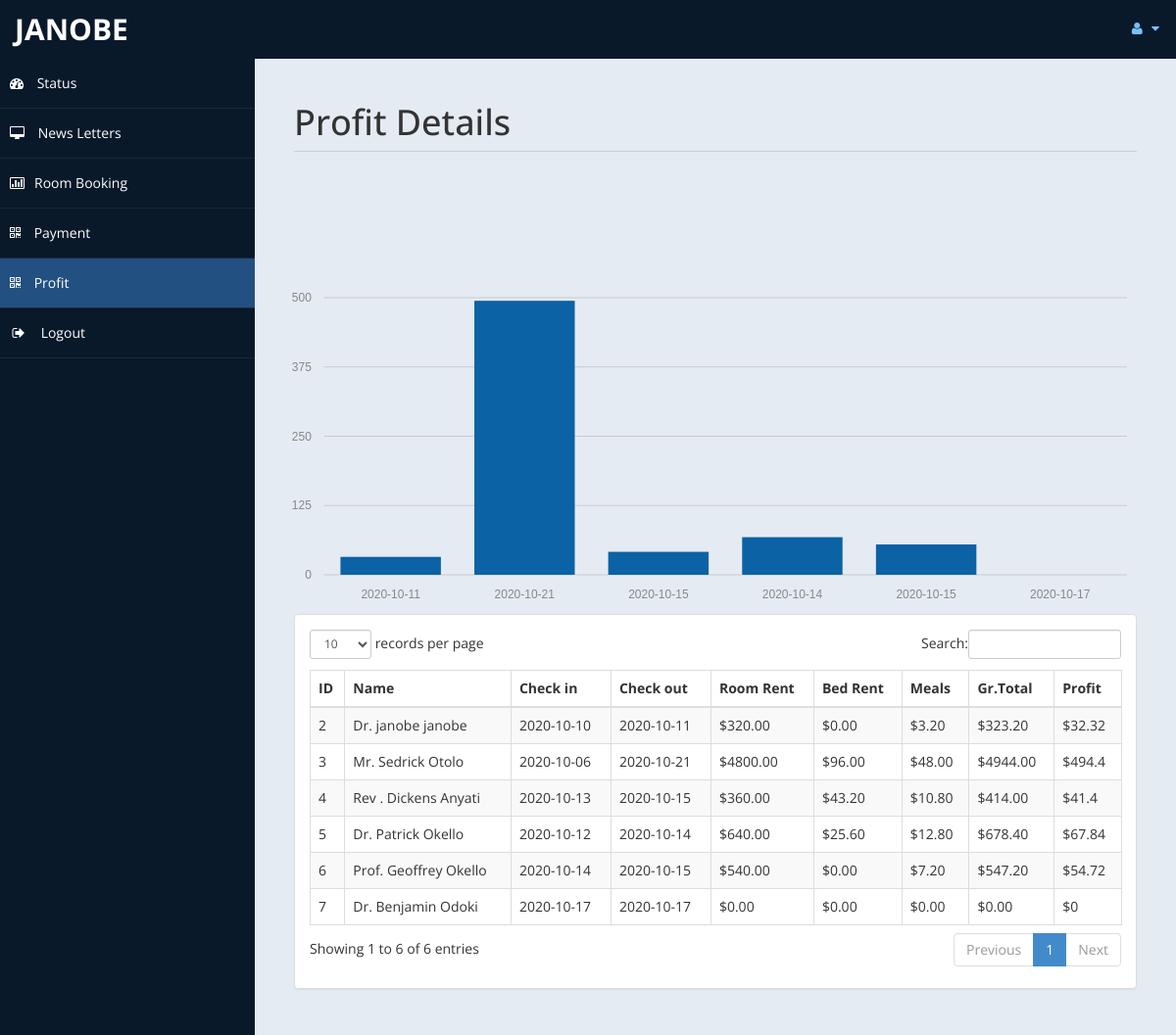
The app's page /admin/profit.php (signed in) with its own data.
### tables this page shows
CREATE TABLE `payment` (
  `id` int(11) DEFAULT NULL,
  `title` varchar(5) DEFAULT NULL,
  `fname` varchar(30) DEFAULT NULL,
  `lname` varchar(30) DEFAULT NULL,
  `troom` varchar(30) DEFAULT NULL,
  `tbed` varchar(30) DEFAULT NULL,
  `nroom` int(11) DEFAULT NULL,
  `cin` date DEFAULT NULL,
  `cout` date DEFAULT NULL,
  `ttot` double(8,2) DEFAULT NULL,
  `fintot` double(8,2) DEFAULT NULL,
  `mepr` double(8,2) DEFAULT NULL,
  `meal` varchar(30) DEFAULT NULL,
  `btot` double(8,2) DEFAULT NULL,
  `noofdays` int(11) DEFAULT NULL
);

### admin/profit.php (the view, shortened to what this page needs)
<!DOCTYPE html>
<html xmlns="http://www.w3.org/1999/xhtml">
<head>
    <link href="assets/css/bootstrap.css" rel="stylesheet" />
    <link href="assets/css/font-awesome.css" rel="stylesheet" />
	<link rel="stylesheet" href="assets/css/morris.css">
    <link href="assets/css/custom-styles.css" rel="stylesheet" />
    <link href="assets/js/dataTables/dataTables.bootstrap.css" rel="stylesheet" />
</head>
<body>
    <div id="wrapper">
        <nav class="navbar navbar-default top-navbar" role="navigation">
            <div class="navbar-header">
                <a class="navbar-brand" href="home.php"><?php echo $_SESSION["user"]; ?> </a>
            </div>
            <ul class="nav navbar-top-links navbar-right">
                <li class="dropdown">
                    <a class="dropdown-toggle" data-toggle="dropdown" href="#" aria-expanded="false">
                        <i class="fa fa-user fa-fw"></i> <i class="fa fa-caret-down"></i>
                    </a>
                </li>
            </ul>
        </nav>
        <nav class="navbar-default navbar-side" role="navigation">
            <div class="sidebar-collapse">
                <ul class="nav" id="main-menu">
                    <li>
                        <a href="home.php"><i class="fa fa-dashboard"></i> Status</a>
                    </li>
                    <li>
                        <a  href="messages.php"><i class="fa fa-desktop"></i> News Letters</a>
                    </li>
					<li>
                        <a href="roombook.php"><i class="fa fa-bar-chart-o"></i>Room Booking</a>
                    </li>
                    <li>
                        <a  href="payment.php"><i class="fa fa-qrcode"></i> Payment</a>
                    </li>
					 <li>
                        <a class="active-menu" href="profit.php"><i class="fa fa-qrcode"></i> Profit</a>
                    </li>
                    <li>
                        <a href="logout.php" ><i class="fa fa-sign-out fa-fw"></i> Logout</a>
                    </li>
            </div>
        </nav>
        <div id="page-wrapper" >
            <div id="page-inner">
			 <div class="row">
                    <div class="col-md-12">
                        <h1 class="page-header">
                           Profit Details<small> </small>
                        </h1>
                    </div>
                </div>
            <div class="row">
				<?php
				include('db.php');
?>
				<br>
				<br>
				<br>
				<br><div id="chart"></div>
                <div class="col-md-12">
                    <div class="panel panel-default">
                        <div class="panel-body">
                            <div class="table-responsive">
                                <table class="table table-striped table-bordered table-hover" id="dataTables-example">
                                    <thead>
                                        <tr>
											<th>ID</th>
                                            <th>Name</th>
                                            <th>Check in</th>
											<th>Check out</th>
                                            <th>Room Rent</th>
											<th>Bed Rent</th>
											<th>Meals </th>
											<th>Gr.Total</th>
											<th>Profit</th>
                                        </tr>
                                    </thead>
                                    <tbody>
									<?php
										$sql="select * from payment";
										$re = mysqli_query($con,$sql);
										while($row = mysqli_fetch_array($re))
										{
											$id = $row['id'];
											if($id % 2 ==1 )
											{
												echo"<tr class='gradeC'>
													<td>".$row['id']." </td>
													<td>".$row['title']." ".$row['fname']." ".$row['lname']."</td>
													<td>".$row['cin']."</td>
													<td>".$row['cout']."</td>
													<td>$".$row['ttot']."</td>
													<td>$".$row['mepr']."</td>
													<td>$".$row['btot']."</td>
													<td>$".$row['fintot']."</td>
													<td>$".$row['fintot']*10/100 ."</td>
													</tr>";
											}
											else
											{
												echo"<tr class='gradeU'>
													<td>".$row['id']." </td>
													<td>".$row['title']." ".$row['fname']." ".$row['lname']."</td>
													<td>".$row['cin']."</td>
													<td>".$row['cout']."</td>
													<td>$".$row['ttot']."</td>
													<td>$".$row['mepr']."</td>
													<td>$".$row['btot']."</td>
													<td>$".$row['fintot']."</td>
													<td>$".$row['fintot']*10/100 ."</td>
													</tr>";
											}
										}
									?>
                                    </tbody>
                                </table>
                            </div>
                        </div>
                    </div>
                </div>
            </div>
                </div>
            </div>
    </div>
</body>
</html>

### admin/assets/css/custom-styles.css (style rules this page uses)
body { font-family: 'Open Sans', sans-serif; }
#wrapper { width: 100%; background:#09192A; }
#page-wrapper { padding: 15px 15px; min-height: 600px; background:#E5EBF2; }
#page-inner { width:100%; margin:10px 20px 10px 0px; background-color:transparent; padding:10px; min-height:1200px; }
h1, .h1, h2, .h2, h3, .h3 { margin-top: 7px; margin-bottom: -5px; }
.page-header { padding-bottom: 9px; margin: 10px 0 45px; border-bottom: 1px solid #C7D1DD; }
.top-navbar { margin:0px; }
.top-navbar .navbar-brand { color: #fff; width: 260px; text-align: left; height: 60px; font-size: 30px; font-weight: 700; text-transform: uppercase; line-height: 30px; }
.top-navbar .nav > li { position: relative; display: inline-block; }
.top-navbar .nav > li > a { position: relative; display: block; padding: 19px 15px; color: #77C0FD; }
.active-menu { background-color:#225081!important; }
.sidebar-collapse , .sidebar-collapse .nav { background:none; }
.sidebar-collapse .nav { padding:0; }
.sidebar-collapse .nav > li > a { color:#fff; background:transparent; text-shadow:none; }
.sidebar-collapse > .nav > li > a { padding:15px 10px; }
.sidebar-collapse > .nav > li { border-bottom: 1px solid rgba(107, 108, 109, 0.19); }
.navbar-side { border:none; background-color: transparent; }
.top-navbar { background:#09192A; border-bottom:none; }
.top-navbar .nav > li > a > i { margin-right: 2px; }
.navbar-default { border:0px solid black; }
.navbar-header { background: #09192A; }
.nav > li > a > i { margin-right:10px; }
@media (min-width:768px) { #page-wrapper { margin: 0 0 0 260px; padding: 15px 30px; min-height: 1200px; } }
@media (min-width:768px) { .navbar-side { z-index: 1; position: absolute; width: 260px; } }
@media (min-width:768px) { .navbar { border-radius: 0px; } }

### records on screen
payment: id "2", title "Dr.", fname "janobe", lname "janobe", cin "2020-10-10", cout "2020-10-11", ttot "320.00", mepr "0.00", btot "3.20", fintot "323.20", $row['fintot']*10/100 "32.32"
payment: id "3", title "Mr.", fname "Sedrick", lname "Otolo", cin "2020-10-06", cout "2020-10-21", ttot "4800.00", mepr "96.00", btot "48.00", fintot "4944.00", $row['fintot']*10/100 "494.4"
payment: id "4", title "Rev .", fname "Dickens", lname "Anyati", cin "2020-10-13", cout "2020-10-15", ttot "360.00", mepr "43.20", btot "10.80", fintot "414.00", $row['fintot']*10/100 "41.4"
payment: id "5", title "Dr.", fname "Patrick", lname "Okello", cin "2020-10-12", cout "2020-10-14", ttot "640.00", mepr "25.60", btot "12.80", fintot "678.40", $row['fintot']*10/100 "67.84"
payment: id "6", title "Prof.", fname "Geoffrey", lname "Okello", cin "2020-10-14", cout "2020-10-15", ttot "540.00", mepr "0.00", btot "7.20", fintot "547.20", $row['fintot']*10/100 "54.72"
payment: id "7", title "Dr.", fname "Benjamin", lname "Odoki", cin "2020-10-17", cout "2020-10-17", ttot "0.00", mepr "0.00", btot "0.00", fintot "0.00", $row['fintot']*10/100 "0"

### other values on screen
$_SESSION["user"] "JANOBE"
